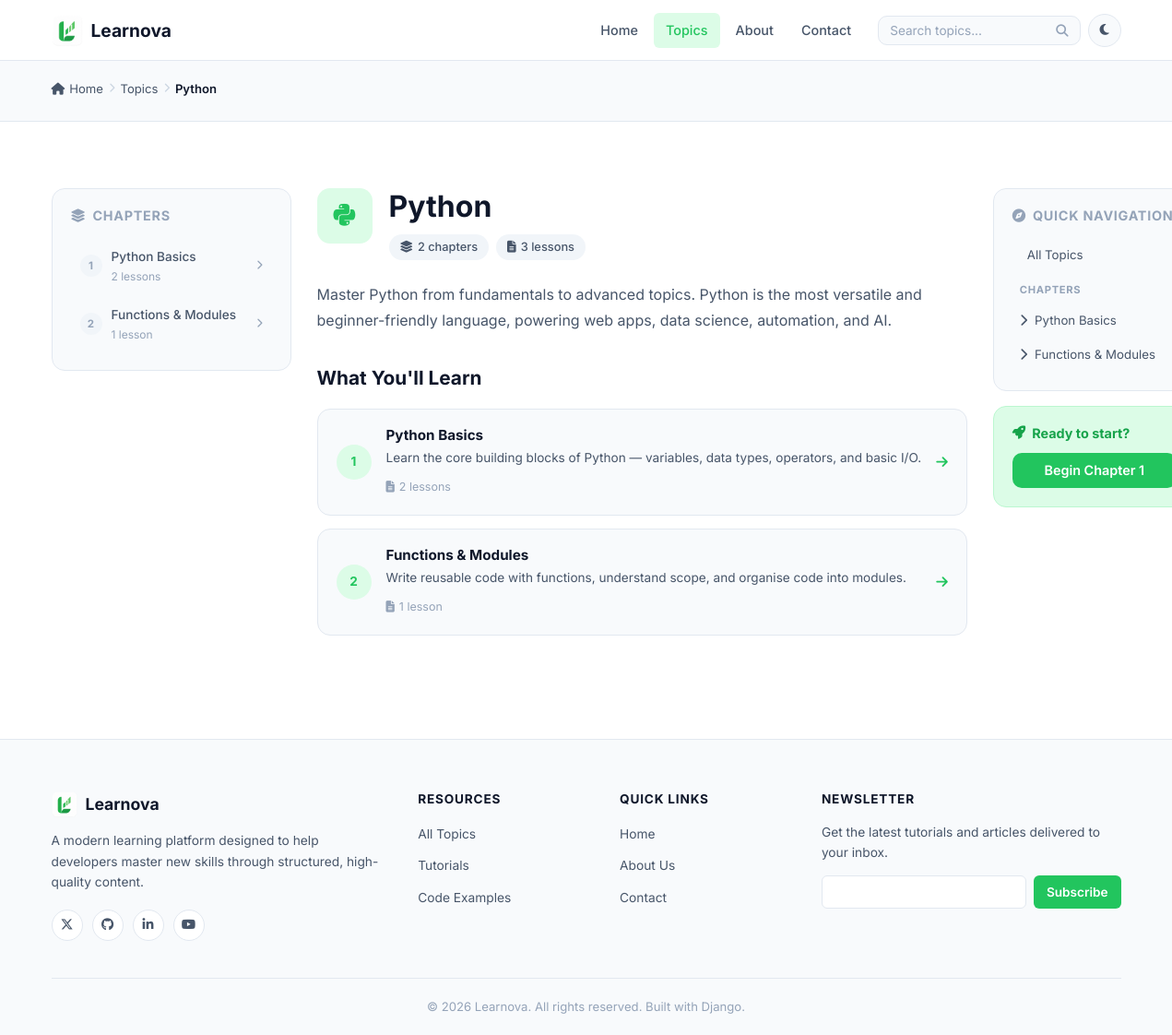
/topics/python/, run on the app's committed database.
### learning/models.py (models this page shows, shortened)
class Topic(models.Model):
    title = models.CharField(max_length=200)
    slug = models.SlugField(unique=True, max_length=200)
    description = models.TextField()
    icon_html = models.TextField(
        default='<i class="fa-solid fa-book"></i>',
        help_text=(
            'Full HTML icon. E.g. <code>&lt;i class="fa-brands fa-python"&gt;&lt;/i&gt;</code> '
            'or an inline SVG.'
        ),
    )
    image = models.ImageField(upload_to='topics/', blank=True, null=True)
    image_alt = models.CharField(max_length=255, blank=True, help_text='Alt text for the topic image.')
    meta_title = models.CharField(
        max_length=60, blank=True,
        help_text='SEO page title (max 60 chars). Auto-generated when blank.',
    )
    meta_description = models.CharField(
        max_length=160, blank=True,
        help_text='SEO meta description (max 160 chars). Uses topic description when blank.',
    )
    featured = models.BooleanField(
        default=False,
        help_text='Show in the Featured Topics section on the homepage.',
    )
    order = models.PositiveIntegerField(default=0, help_text='Display order on the topics listing page')
    is_published = models.BooleanField(default=True)
    created_at = models.DateTimeField(auto_now_add=True)
    updated_at = models.DateTimeField(auto_now=True)
    class Meta:
        ordering = ['order', 'title']
    def get_meta_title(self):
        return self.meta_title or f'Learn {self.title} — Learnova'
    def get_meta_description(self):
        if self.meta_description:
            return self.meta_description
        desc = self.description
        return desc[:157] + '…' if len(desc) > 157 else desc

class Chapter(models.Model):
    topic = models.ForeignKey(Topic, on_delete=models.CASCADE, related_name='chapters')
    title = models.CharField(max_length=200)
    slug = models.SlugField(unique=True, max_length=200)
    description = models.TextField()
    learning_objectives = CKEditor5Field(
        blank=True,
        help_text='What will learners achieve in this chapter?'
    )
    estimated_hours = models.DecimalField(max_digits=4, decimal_places=1, default=0.0, help_text='Estimated hours to complete the chapter.')
    meta_title = models.CharField(
        max_length=60, blank=True,
        help_text='SEO page title (max 60 chars). Auto-generated when blank.',
    )
    meta_description = models.CharField(
        max_length=160, blank=True,
        help_text='SEO meta description (max 160 chars). Uses chapter description when blank.',
    )
    order = models.PositiveIntegerField(default=0)
    is_published = models.BooleanField(default=True)
    created_at = models.DateTimeField(auto_now_add=True)
    updated_at = models.DateTimeField(auto_now=True)
    class Meta:
        ordering = ['order', 'title']
    def get_absolute_url(self):
        return reverse('chapter_detail', kwargs={
            'topic_slug': self.topic.slug,
            'chapter_slug': self.slug,
        })

### learning/views.py (the view)
# urls.py: path('topics/<slug:slug>/', views.TopicDetailView.as_view(), name='topic_detail'),
class TopicDetailView(DetailView):
    model = Topic
    template_name = 'learning/topic_detail.html'
    context_object_name = 'topic'
    def get_queryset(self):
        return _published_topics()
    def get_context_data(self, **kwargs):
        ctx = super().get_context_data(**kwargs)
        topic = self.object
        chapters = (
            topic.chapters
            .filter(is_published=True)
            .prefetch_related(_published_lessons_prefetch())
            .annotate(
                num_lessons=Count(
                    'lessons',
                    filter=Q(lessons__is_published=True),
                    distinct=True,
                )
            )
            .order_by('order')
        )
        ctx['chapters'] = chapters
        ctx['breadcrumbs'] = [
            {'label': 'Topics', 'url': reverse('topics')},
            {'label': topic.title, 'url': None},
        ]
        return ctx

### learning/views.py (called while the page is built)
def _published_topics():
    return Topic.objects.filter(is_published=True).annotate(
        num_chapters=Count(
            'chapters',
            filter=Q(chapters__is_published=True),
            distinct=True,
        ),
        num_lessons=Count(
            'chapters__lessons',
            filter=Q(
                chapters__is_published=True,
                chapters__lessons__is_published=True,
            ),
            distinct=True,
        ),
    )

def _published_lessons_prefetch():
    return Prefetch(
        'lessons',
        queryset=Lesson.objects.filter(is_published=True).order_by('order'),
    )

### templates/learning/topic_detail.html (shortened to what this page needs)
{% extends 'base.html' %}
{% load static %}
{% block content %}
<div class="page-header page-header-sm">
  <div class="container">
    {% include 'partials/_breadcrumbs.html' %}
  </div>
</div>
<section class="section">
  <div class="container">
    <div class="topic-detail-layout">
      <aside class="sidebar sidebar-left sidebar-sticky" aria-label="Chapters">
        <div class="sidebar-card">
          <h2 class="sidebar-title">
            <i class="fa-solid fa-layer-group" aria-hidden="true"></i> Chapters
          </h2>
          {% if chapters %}
            <ol class="chapter-list">
              {% for chapter in chapters %}
                <li class="chapter-list-item">
                  <a href="{{ chapter.get_absolute_url }}" class="chapter-list-link">
                    <div class="chapter-list-order">{{ chapter.order }}</div>
                    <div class="chapter-list-info">
                      <span class="chapter-list-title">{{ chapter.title }}</span>
                      <span class="chapter-list-count">{{ chapter.num_lessons }} lesson{{ chapter.num_lessons|pluralize }}</span>
                    </div>
                    <i class="fa-solid fa-chevron-right chapter-list-arrow" aria-hidden="true"></i>
                  </a>
                </li>
              {% endfor %}
            </ol>
          {% else %}
            <p class="sidebar-empty">No chapters yet.</p>
          {% endif %}
        </div>
      </aside>
      <main class="topic-detail-main">
        <div class="topic-header">
          <div class="topic-icon-large" aria-hidden="true">
            {{ topic.icon_html|safe }}
          </div>
          <div>
            <h1 class="topic-title">{{ topic.title }}</h1>
            <div class="topic-stats-row">
              <span class="stat-badge"><i class="fa-solid fa-layer-group" aria-hidden="true"></i> {{ topic.num_chapters }} chapter{{ topic.num_chapters|pluralize }}</span>
              <span class="stat-badge"><i class="fa-solid fa-file-lines" aria-hidden="true"></i> {{ topic.num_lessons }} lesson{{ topic.num_lessons|pluralize }}</span>
            </div>
          </div>
        </div>
        <p class="topic-description">{{ topic.description }}</p>
        {% if chapters %}
          <h2 class="section-subheading">What You'll Learn</h2>
          <div class="chapter-cards">
            {% for chapter in chapters %}
              <a href="{{ chapter.get_absolute_url }}" class="chapter-card">
                <div class="chapter-card-order">{{ chapter.order }}</div>
                <div class="chapter-card-body">
                  <h3 class="chapter-card-title">{{ chapter.title }}</h3>
                  <p class="chapter-card-desc">{{ chapter.description|truncatechars:120 }}</p>
                  <span class="chapter-card-lessons">
                    <i class="fa-solid fa-file-lines" aria-hidden="true"></i>
                    {{ chapter.num_lessons }} lesson{{ chapter.num_lessons|pluralize }}
                  </span>
                </div>
                <i class="fa-solid fa-arrow-right chapter-card-arrow" aria-hidden="true"></i>
              </a>
            {% endfor %}
          </div>
        {% endif %}
      </main>
      <aside class="sidebar sidebar-right sidebar-sticky" aria-label="Quick navigation">
        <div class="sidebar-card">
          <h2 class="sidebar-title"><i class="fa-solid fa-compass" aria-hidden="true"></i> Quick Navigation</h2>
          <ul class="quick-nav" aria-label="Navigation links">
            <li><a href="{% url 'topics' %}"> All Topics</a></li>
            {% if chapters %}
              <li class="quick-nav-divider">Chapters</li>
              {% for chapter in chapters %}
                <li><a href="{{ chapter.get_absolute_url }}"><i class="fa-solid fa-chevron-right" aria-hidden="true"></i> {{ chapter.title }}</a></li>
              {% endfor %}
            {% endif %}
          </ul>
        </div>
        <div class="sidebar-card sidebar-card-highlight">
          <h3><i class="fa-solid fa-rocket" aria-hidden="true"></i> Ready to start?</h3>
          {% if chapters %}
            <a href="{{ chapters.0.get_absolute_url }}" class="btn btn-primary btn-full">Begin Chapter 1</a>
          {% else %}
            <p>Chapters coming soon.</p>
          {% endif %}
        </div>
      </aside>
    </div>
  </div>
</section>
{% endblock %}

### templates/partials/_breadcrumbs.html
<nav class="breadcrumbs" aria-label="Breadcrumb">
  <ol class="breadcrumb-list">
    <li class="breadcrumb-item">
      <a href="{% url 'home' %}"><i class="fa-solid fa-house"></i> Home</a>
    </li>
    {% for crumb in breadcrumbs %}
      <li class="breadcrumb-separator"><i class="fa-solid fa-chevron-right"></i></li>
      <li class="breadcrumb-item {% if not crumb.url %}active{% endif %}">
        {% if crumb.url %}
          <a href="{{ crumb.url }}">{{ crumb.label }}</a>
        {% else %}
          <span>{{ crumb.label }}</span>
        {% endif %}
      </li>
    {% endfor %}
  </ol>
</nav>

### data on the page
Topic: label "Python", title "Python", num_chapters "2", num_lessons "3", description "Master Python from fundamentals to advanced topics. Python is the most versatile and beginner-friendly language, powering web apps, data science, automation, and AI."
Chapter: order "1", title "Python Basics", num_lessons "2", description "Learn the core building blocks of Python — variables, data types, operators, and basic I/O."
Chapter: order "2", title "Functions & Modules", num_lessons "1", description "Write reusable code with functions, understand scope, and organise code into modules."

### other printed values
{{ crumb.label }} "Topics"
